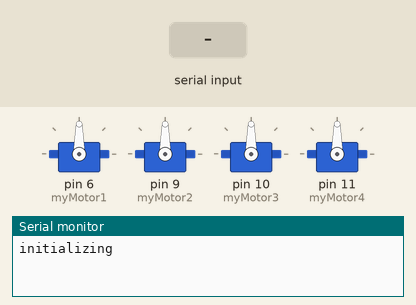
Recording of a sketch running on a simulated Arduino Uno, built with avr-gcc and run on an emulated ATmega328P. Shown: 4 × servo, the last lines printed to the serial monitor. Inputs (shaded band) come from the test bench.

Above: at 1.2 s.
1.3 s: "30,150\n" received over Serial
At 2.2 s:
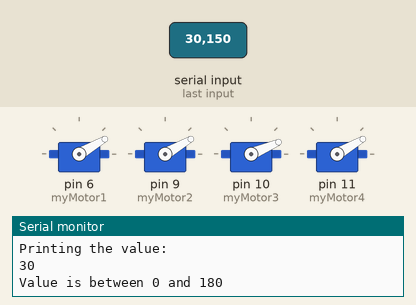
2.8 s: "5\n" received over Serial
At 3.5 s:
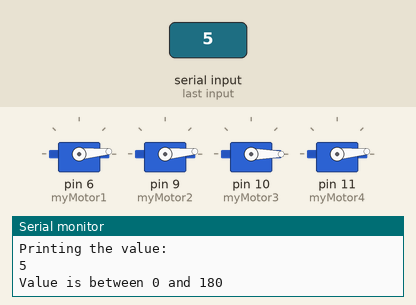
Timing chart, 0 to 5.8 s (numbered marks = the images above; inputs shaded):
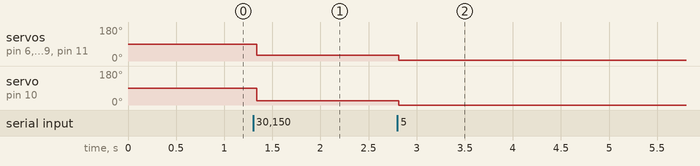

Measured:
- after the input at 1.3 s, servo on pin 6 (myMotor1), servo on pin 9 (myMotor2), servo on pin 11 (myMotor4): 90° → 30° at once; servo on pin 10 (myMotor3): 90° → 23° at once
- after the input at 2.8 s, servo on pin 6 (myMotor1), servo on pin 9 (myMotor2), servo on pin 11 (myMotor4): 30° → 5° at once; servo on pin 10 (myMotor3): 23° → 0° at once

The sketch:

fourESC.control.Serial.ino
```cpp
/*
*  This code is in the public domain.
*  (Do whatever you want with it.)
*/

// Need the Servo library
#include <Servo.h>

// This is our motor.
Servo myMotor1;
Servo myMotor2;
Servo myMotor3;
Servo myMotor4;

// This is the final output
// written to the motor.
String incomingString;


// Set everything up
void setup()
{

  myMotor1.attach(6);
  myMotor2.attach(9);
  myMotor3.attach(10);
  myMotor4.attach(11);

  // Required for I/O from Serial monitor
  Serial.begin(38400);
  // Print a startup message
  Serial.println("initializing");
}


void loop()
{
  // If there is incoming value
  if(Serial.available() > 0)
  {
    // read the value
    char ch = Serial.read();

    /*
    *  If ch isn't a newline
    *  (linefeed) character,
    *  we will add the character
    *  to the incomingString
    */
    if (ch != 10){
      // Print out the value received
      // so that we can see what is
      // happening
      Serial.print("I have received: ");
      Serial.print(ch, DEC);
      Serial.print('\n');

      // Add the character to
      // the incomingString
      incomingString += ch;
    }
    // received a newline (linefeed) character
    // this means we are done making a string
    else
    {
      // print the incoming string
      Serial.println("I am printing the entire string");
      Serial.println(incomingString);

      // Convert the string to an integer
      int val = incomingString.toInt();

      // print the integer
      Serial.println("Printing the value: ");
      Serial.println(val);

      /*
      *  We only want to write an integer between
      *  0 and 180 to the motor.
      */
      if (val > -1 && val < 181)
     {
       // Print confirmation that the
       // value is between 0 and 180
       Serial.println("Value is between 0 and 180");
       // Write to Servo
       myMotor1.write(val);
       myMotor2.write(val);
       myMotor3.write(val-7);
       myMotor4.write(val);
     }
     // The value is not between 0 and 180.
     // We do not want write this value to
     // the motor.
     else
     {
       Serial.println("Value is NOT between 0 and 180");

       // IT'S a TRAP!
       Serial.println("Error with the input");
     }

      // Reset the value of the incomingString
      incomingString = "";
    }
  }
}
```
